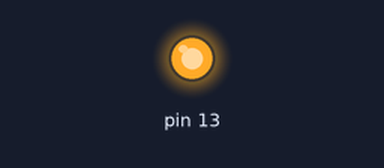
Bench run of a sketch on a simulated Arduino Uno, built with avr-gcc and run on an emulated ATmega328P. On the bench: output pins drawn as LEDs (lit = HIGH). EEPROM starts erased.

Above: at 3.6 s.
At 5.6 s:
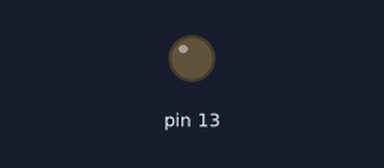
Timing chart, 0 to 7.1 s (numbered marks = the images above):
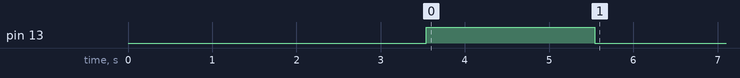

The sketch:

joySetup.ino
```cpp
#include <EEPROM.h>//импорт либ

#define magicNumberAddr 0//аддрес магического числа

struct axis{//структуры
  byte pin;
  char nameA[10];
  };

struct button{
  byte pin;
  char nameB[10];
  };

void setup() {
  for(int i=0;i<EEPROM.length();i++){//очищаем епром
    EEPROM.write(i,0);
    }
    int mn = 387;//магическое число
    byte structSize = 11;//размер структуры
    EEPROM.put(magicNumberAddr, mn);//приправим магией
    int addr = magicNumberAddr + sizeof(int);//сдвигаем аддрес
    char joyName[10] = "myJoy";//создаём имя
    EEPROM.put(addr, joyName);//добавляем в епром
    addr += 10;//сдвигаем аддрес
    byte axisSize = 2;
    byte buttonSize = 2;
    EEPROM.write(addr,axisSize);//записываем кол-во осей и кнопок со сдвигами аддресов
    addr+=1;
    EEPROM.write(addr, buttonSize);
    addr+=1;
    axis x = {0,'x'};//создаём оси и кнопки пин(если аналоговый,то только номер A0 - 0, название)
    axis y = {1, 'y'};
    button lt = {2, "lt"};
    button rt = {4, "rt"};
    EEPROM.put(addr,x);//добавляем в епром и сдвигаем аддрес
    addr+=structSize;
    EEPROM.put(addr,y);
    addr+=structSize;
    EEPROM.put(addr,lt);
    addr+=structSize;
    EEPROM.put(addr,rt);
    addr+=structSize;
    pinMode(13, OUTPUT);//информируем о завершение коротким блинком
    digitalWrite(13, 1);
    delay(2000);
    digitalWrite(13,0);
}

void loop() {

}
```
